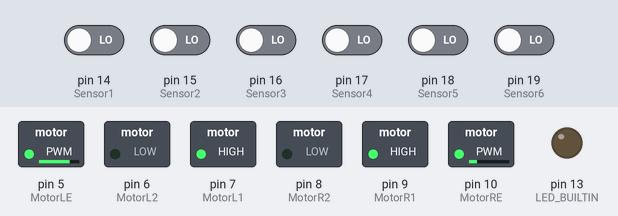
Recording of a sketch running on a simulated Arduino Uno, built with avr-gcc and run on an emulated ATmega328P. Parts: switched loads named in the sketch (green lamp = pin HIGH), output pins drawn as LEDs (lit = HIGH). The test bench sets the inputs (shaded band); at power-on: pin 14 (Sensor1), pin 15 (Sensor2), pin 16 (Sensor3), pin 17 (Sensor4), pin 18 (Sensor5), pin 19 (Sensor6) LOW. What the sketch prints to the serial monitor is not drawn.

Above: at 11.2 s.
11.3 s: pin 15 (Sensor2) driven HIGH
At 12.7 s:
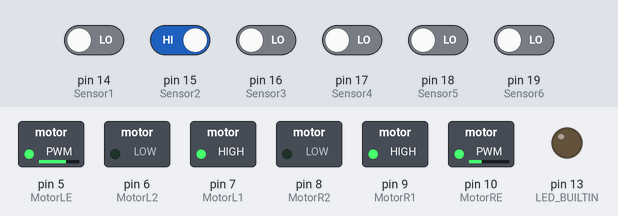
13.0 s: pin 18 (Sensor5) driven HIGH
At 13.9 s:
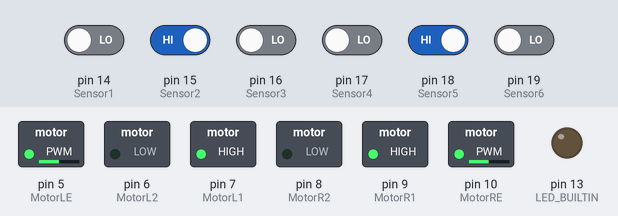
14.5 s: pin 17 (Sensor4) driven HIGH
At 15.1 s:
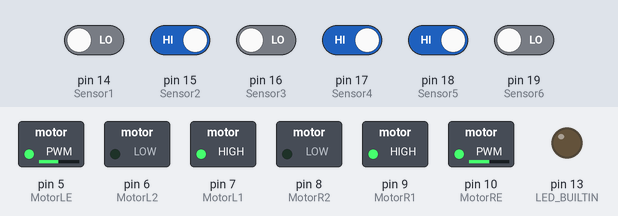
16.1 s: pin 14 (Sensor1) driven HIGH
At 17.3 s:
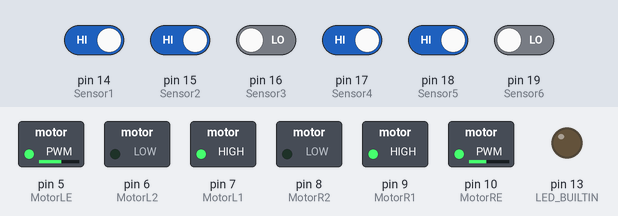
17.6 s: pin 19 (Sensor6) driven HIGH
At 18.7 s:
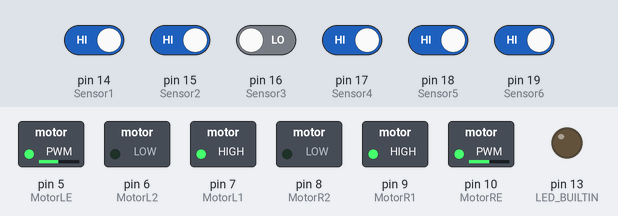
19.1 s: pin 19 (Sensor6) driven LOW
At 19.9 s:
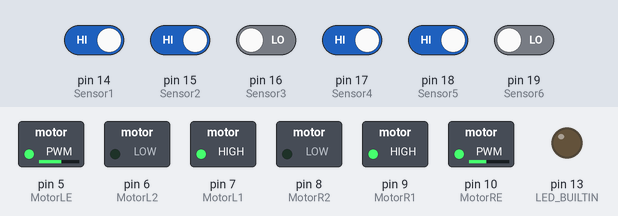
Timing chart, 0 to 21.7 s (numbered marks = the images above; inputs shaded):
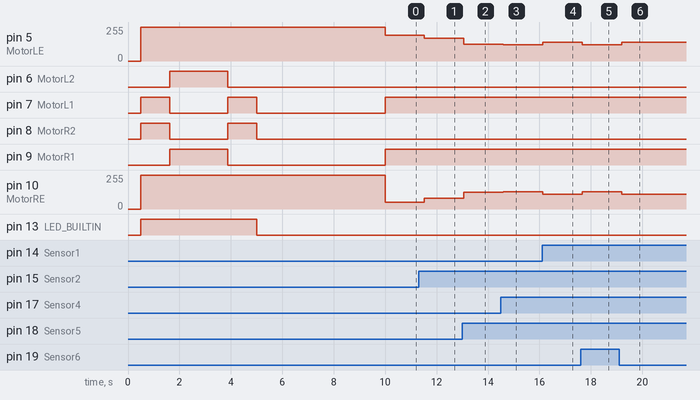

Measured:
- after the input at 11.3 s, pin 5 (MotorLE): 194/255 → 171/255 after 0.23 s; pin 10 (MotorRE): 50/255 → 80/255 after 0.23 s
- after the input at 13.0 s, pin 5 (MotorLE): 171/255 → 126/255 after 0.06 s; pin 10 (MotorRE): 80/255 → 125/255 after 0.06 s
- after the input at 14.5 s, pin 5 (MotorLE): 126/255 → 122/255 after 0.09 s; pin 10 (MotorRE): 125/255 → 129/255 after 0.09 s
- after the input at 16.1 s, pin 5 (MotorLE): 122/255 → 141/255 at once; pin 10 (MotorRE): 129/255 → 110/255 at once
- after the input at 17.6 s, pin 5 (MotorLE): 141/255 → 123/255 after 0.06 s; pin 10 (MotorRE): 110/255 → 128/255 after 0.06 s
- after the input at 19.1 s, pin 5 (MotorLE): 123/255 → 141/255 after 0.09 s; pin 10 (MotorRE): 128/255 → 110/255 after 0.09 s

The sketch:

1.ino
```cpp
// Kodu yüklemeden önce indirmemiz gereken kütüphane
#include <QTRSensors.h>
// Öncelikle motor sürücünün ve QTR Sensörünün pinlerini belirlememiz lazım
#define MotorR1 9
#define MotorR2 8
#define MotorRE 10
#define MotorL1 7
#define MotorL2 6
#define MotorLE 5
#define Sensor1 14
#define Sensor2 15
#define Sensor3 16
#define Sensor4 17
#define Sensor5 18
#define Sensor6 19

#define DEBUG 1 // Output almak istiyorsan 1 yapabilirsin

// Kod üzerinde tanımladığım hız değerleri
#define rightMaxSpeed 195
#define leftMaxSpeed 194
#define rightBaseSpeed 125
#define leftBaseSpeed 126
// Buradaki sayılar robotun temel algoritmasında kullandığım hareketini belirleyecek sayılar, tamamen deneme yanılma ile hesaplanabilir. (Note: Kp < Kd)
float Kp = 0.03;
float Kd = 0;
// QTR kütüphanesindeki sensörler için gerekli kodlar
QTRSensors qtr;
#define TIMEOUT 2500
const uint8_t SensorCount = 6;
uint16_t sensorValues[SensorCount];


void setup() {
  // input ve outputları belirleyip kütüphanede sensörler için gerekili bazı fonksiyonları çağırmamız gerekiyor.
  pinMode(MotorR1, OUTPUT);
  pinMode(MotorR2, OUTPUT);
  pinMode(MotorRE, OUTPUT);
  pinMode(MotorL1, OUTPUT);
  pinMode(MotorL2, OUTPUT);
  pinMode(MotorLE, OUTPUT);
  pinMode(Sensor1, INPUT);
  pinMode(Sensor2, INPUT);
  pinMode(Sensor3, INPUT);
  pinMode(Sensor4, INPUT);
  pinMode(Sensor5, INPUT);
  pinMode(Sensor6, INPUT);

  pinMode(LED_BUILTIN, OUTPUT);
  qtr.setTypeRC();
  qtr.setSensorPins((const uint8_t[]){14, 15, 16, 17, 18, 19}, SensorCount);
  // qtr.setTimeout(TIMEOUT);
  delay(500);

  digitalWrite(LED_BUILTIN, HIGH); // Arduino'nun ledini kalibrasyon modu sırasında açar.

  int i;
  for (int i = 0; i < 100; i++) { // tercihe bağlı alandır ya robotunuzu hatta yürüterek kalibre edin veya bunu otomatik yapın.
    if ( i  < 25 || i >= 75 ) { sag();}
    else {sol();}
    qtr.calibrate();
    delay(20); }
  bekle(); //motorları durdur
  digitalWrite(LED_BUILTIN, LOW); // LEDin ışığını kalibrasyon bitişinde kapatır.
  delay(5000); // Ana döngüye girmeden önce botu konumlandırmak için 5 saniye bekleyin
}


int lastError = 0;


void loop() {
  // Eğer izlenecek çizgi beyaz olacaksa alttaki fonksiyon değiştirilmelidir.
  uint16_t position = qtr.readLineBlack(sensorValues); // Her bir sensör çizgideki ışık yansımalarına göre 0'dan 1000'e kadar değer verir,bu fonksiyonda 0 max, 1000 in yansımayı temsil eder.
  // Robotun temel algoritması:

  int error = position - 2500;
  int motorSpeed = Kp * error + Kd * (error - lastError) ;
  lastError = error;

  int rightMotorSpeed = rightBaseSpeed + motorSpeed;
  int leftMotorSpeed = leftBaseSpeed - motorSpeed;

  if (rightMotorSpeed > rightMaxSpeed ) rightMotorSpeed = rightMaxSpeed;
  if (leftMotorSpeed > leftMaxSpeed ) leftMotorSpeed = leftMaxSpeed;
  if (rightMotorSpeed < 0) rightMotorSpeed = 0;
  if (leftMotorSpeed < 0) leftMotorSpeed = 0;


    digitalWrite(MotorR1, HIGH);
    digitalWrite(MotorR2, LOW);
    analogWrite(MotorRE, rightMotorSpeed);

    digitalWrite(MotorL1, HIGH);
    digitalWrite(MotorL2, LOW);
    analogWrite(MotorLE, leftMotorSpeed);


  if (DEBUG) { // if true, generate sensor dats via serial output
    Serial.begin(9600);
    for (int i = 0; i < SensorCount; i++)
  {
      Serial.print(qtr.calibrationOn.minimum[i]);
      Serial.print(' ');
  }
      Serial.println();
    for (int i = 0; i < SensorCount; i++)
  {
      Serial.print(qtr.calibrationOn.maximum[i]);
      Serial.print(' ');
  }
  Serial.println();
  Serial.println();
  Serial.print(position);
  Serial.println();
  Serial.print(rightMotorSpeed);
  Serial.print(' ');
  Serial.print(leftMotorSpeed);
  delay(500);
  }

  /*
  char rc;
  while(Serial.available()>0){
  rc = Serial.read();
  Serial.println(rc);                 //Motor Sürücü ve Motorları denemek için
  delay(500);
  if(rc == 'u'){ileri();}
  if(rc == 'd'){geri();}
  if(rc == 'l'){sol();}
  if(rc == 'r'){sag();}     } */

}

void geri(){
  digitalWrite(MotorR1, LOW);
  digitalWrite(MotorR2, HIGH);
  digitalWrite(MotorRE, 255);

  digitalWrite(MotorL1, LOW);
  digitalWrite(MotorL2, HIGH);
  digitalWrite(MotorLE, 255);

}

void ileri() {

  digitalWrite(MotorR1, HIGH);
  digitalWrite(MotorR2, LOW);
  digitalWrite(MotorRE, 255);

  digitalWrite(MotorL1, HIGH);
  digitalWrite(MotorL2, LOW);
  digitalWrite(MotorLE, 255);
}

void bekle() {
  digitalWrite(MotorR1,LOW);
  digitalWrite(MotorR2, LOW);

  digitalWrite(MotorL1, LOW);
  digitalWrite(MotorL2, LOW);
}


void sol(){

  digitalWrite(MotorR1, HIGH);
  digitalWrite(MotorR2, LOW);
  digitalWrite(MotorRE, rightBaseSpeed);

  digitalWrite(MotorL1, LOW);
  digitalWrite(MotorL2, HIGH);
  digitalWrite(MotorLE, leftBaseSpeed);

}

void sag(){

  digitalWrite(MotorR1, LOW);
  digitalWrite(MotorR2, HIGH);
  digitalWrite(MotorRE, rightBaseSpeed);

  digitalWrite(MotorL1, HIGH);
  digitalWrite(MotorL2, LOW);
  digitalWrite(MotorLE, leftBaseSpeed);

}
```
